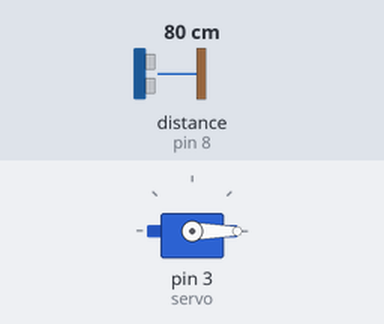
A sketch run on a simulated Arduino Uno, built with avr-gcc and run on an emulated ATmega328P. Parts: servo. Wiring (inferred from the names in the program): ultrasonic range finder: trigger pin 9; echo pin 8. The inputs (shaded band) are chosen by the test bench; at power-on: distance to the obstacle (sensor on pin 8) 80 cm. The echo pulse lasts 58.3 µs per cm.

Above: at 1.3 s.
1.4 s: distance to the obstacle (sensor on pin 8) set to 12 cm
2.9 s: distance to the obstacle (sensor on pin 8) set to 9 cm
At 3.8 s:
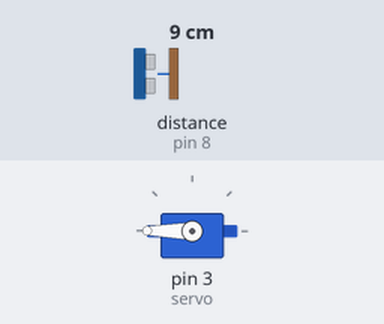
4.5 s: distance to the obstacle (sensor on pin 8) set to 18 cm
At 5.0 s:
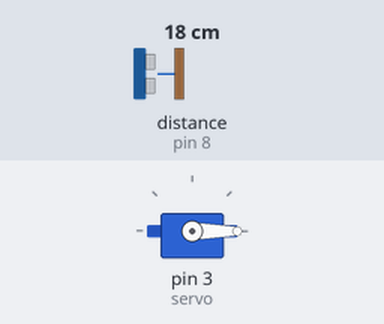
6.0 s: distance to the obstacle (sensor on pin 8) set to 2 cm
At 6.3 s:
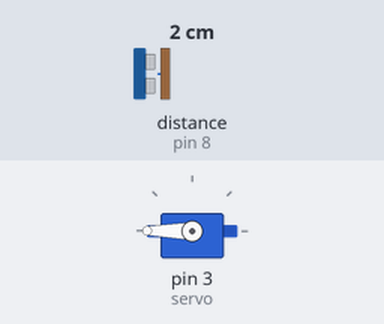
Timing chart, 0 to 8.5 s (numbered marks = the images above; inputs shaded):
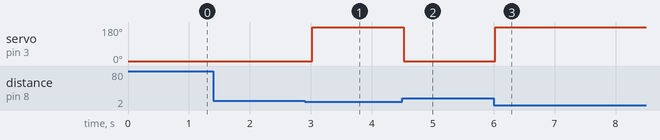

The sketch:

veccination.ino
```cpp
#include <Servo.h>

#define echoPin 8
#define trigPin 9


Servo servo;


void setup() {

Serial.begin (9600);

pinMode(trigPin, OUTPUT);

pinMode(echoPin, INPUT);

servo.attach(3);
servo.write(0);

}

void loop() {
Senitization();

}


//inches function

long microsecondsToInches(long microseconds) {
   return microseconds / 74 / 2;
}


void Senitization(){

  long duration, inches;

digitalWrite(trigPin, LOW);

delayMicroseconds(2);

digitalWrite(trigPin, HIGH);

delayMicroseconds(10);

digitalWrite(trigPin, LOW);

duration = pulseIn(echoPin, HIGH);

inches = microsecondsToInches(duration);


if (inches<= 3) {


servo.write(180);

}

else{

servo.write(0);
}

delay(500);
  }
```

Measured:
- the behaviour switches between 11 and 10 cm on distance to the obstacle (sensor on pin 8) (found by bisection; images 0 and 1)
- after the input at 1.4 s, every drawn part: stays the same
- after the input at 2.9 s, servo on pin 3 (servo): 0° → 180° after 0.12 s
- after the input at 4.5 s, servo on pin 3 (servo): 180° → 0° at once
- after the input at 6.0 s, servo on pin 3 (servo): 0° → 180° at once
